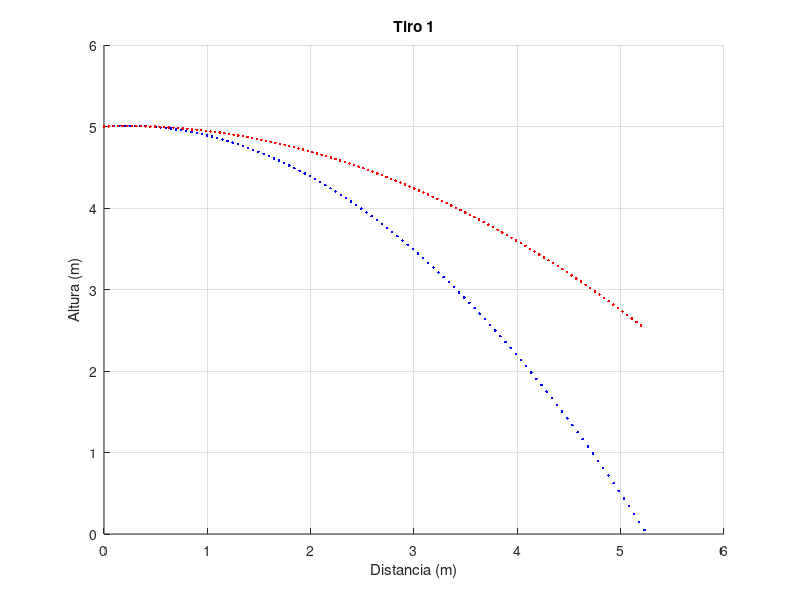
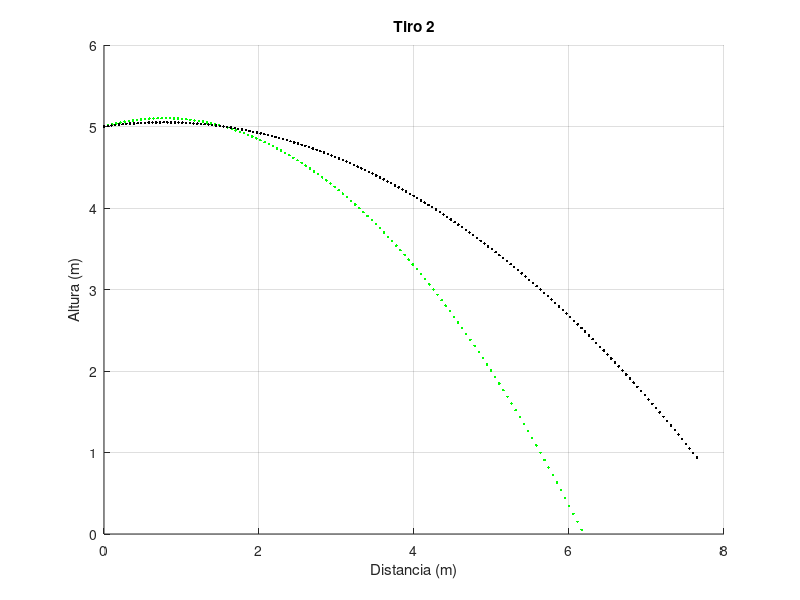
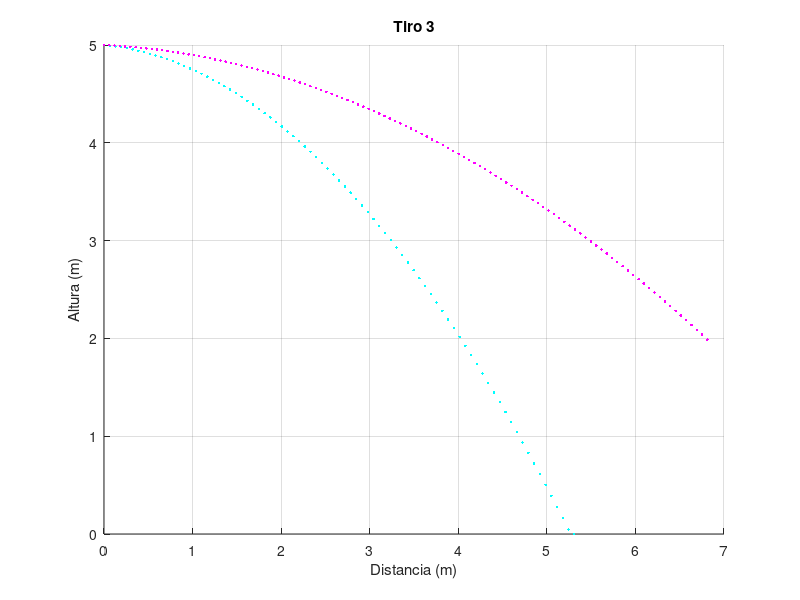

Write the MATLAB code that produced these figures, in order.
clc
clear
v0 = input("Velocidad inicial en m/s: ");  %Velocidad inicial tiro 1
theta = input("Ángulo de tiro en grados: "); %Ángulo tiro 1
theta = theta*3.1416/180; %conversión a radianes
g = 9.81; %Gravedad 
h = input("Altura del volcán en metros: ") %Altura inicial

n1theta= theta+0.1745 %Ángulo tiro 2
n2theta = theta - 0.1745 %Ángulo tiro 3

v1 = v0*1.1 %Velocidad inicial tiro 2
v2 = v0*1.3 %Velocidad inicial tiro 3

%Sin viento
t = ((v0*sin(theta))+((v0*sin(theta))^2+2*h*g)^0.5)/g; %Tiempo tiro 1
tn1 = ((v1*sin(n1theta))+((v1*sin(n1theta))^2+2*h*g)^0.5)/g; %Tiempo tiro 2
tn2 = ((v2*sin(n2theta))+((v2*sin(n2theta))^2+2*h*g)^0.5)/g %Tiempo tiro 3

t1 = 0:0.01:t; %Tiempo tiro 1
t11 = 0:0.01:tn1; %Tiempo tiro 2
t12 = 0:0.01:tn2; %Tiempo tiro 3

x = v0*cos(theta).*t1; %Trayectoria en x tiro 1
y = h + (tan(theta).*x)-(0.5*g/(v0*cos(theta)).^2).*(x.^2); %Trayectoria en y tiro 1

x1 = v1*cos(n1theta).*t11; %Trayectoria en x tiro 2
y1 = h + (tan(n1theta).*x1)-(0.5*g/(v1*cos(n1theta)).^2).*(x1.^2); %Trayectoria en y tiro 2

x2 = v2*cos(n2theta).*t12 %Trayectoria en x tiro 3
y2 = h + (tan(n2theta).*x2)-(0.5*g/(v1*cos(n2theta)).^2).*(x2.^2); %Trayectoria en y tiro 3
y2 = max(0,y2);

%Con viento

T = (2 * v0 * sin(theta) / g) + (2 * v0 / g) * ((v0 * sin(theta) / g) + sqrt((v0 * sin(theta) / g)^2 + 2 * h / g)); %Tiempo tiro 1
Tn1 = (2 * v1 * sin(n1theta) / g) + (2 * v1 / g) * ((v1 * sin(n1theta) / g) + sqrt((v1 * sin(n1theta) / g)^2 + 2 * h / g)); %Tiempo tiro 2
Tn2 = (2 * v2 * sin(n2theta) / g) + (2 * v2 / g) * ((v2 * sin(n2theta) / g) + sqrt((v2 * sin(n2theta) / g)^2 + 2 * h / g)); %Tiempo tiro 3

t2 = 0:0.01:T; %Tiempo tiro 1
t21 = 0:0.01:Tn1; %Tiempo tiro 2
t22 = 0:0.01:Tn2; %Tiempo tiro 3


viento = 0.5 %indice de fricción

x_v = ((v0*cos(theta))-viento).*t2; %Trayectoria en x con viento tiro 1
y_v = -(-viento.*((tan(theta).*x_v)-(0.5*g/(v0*cos(theta)).^2).*(x_v.^2))) + h; %Trayectoria en y con viento tiro 1
y_v = max(0,y_v);

x_v1 = ((v1*cos(n1theta))-viento).*t21; %Trayectoria en x con viento tiro 2
y_v1 = -(-viento.*((tan(n1theta).*x_v1)-(0.5*g/(v1*cos(n1theta)).^2).*(x_v1.^2))) + h; %Trayectoria en y con viento tiro 2
y_v1 = max(0,y_v1);

x_v2 = ((v2*cos(n2theta))-viento).*t22; %Trayectoria en x con viento tiro 3
y_v2 = -(-viento.*((tan(n2theta).*x_v2)-(0.5*g/(v2*cos(n2theta)).^2).*(x_v2.^2))) + h; %Trayectoria en y con viento tiro 3
y_v2 = max(0,y_v2);

%Animación

figure; 
hold on

%Tiro 1 sin viento
for i = 1:numel(y)
    if y(i) <= 0
            plot(x(i),y(i),'.','color','b') 
        drawnow
        break
    else
        plot(x(i),y(i),'.','color','b')
        drawnow
        pause(0.01);
    end
end

%Tiro 1 con viento
for j = 1:numel(y_v)
    if y_v(j) <= 0
        plot(x_v(1:j), y_v(1:j), '.', 'color', 'r'); 
        drawnow
        break
    else
        plot(x_v(j), y_v(j), '.', 'color', 'r');
        drawnow
        pause(0.01);
    end
end

xlabel('Distancia (m)');
ylabel('Altura (m)');
title('Tiro 1');
grid on;

figure;
hold on
%Tiro 2 sin viento
for i = 1:numel(y1)
    if y1(i) <= 0
        plot(x1(i),y1(i),'.','color','g')
        drawnow
        break
    else
        plot(x1(i),y1(i),'.','color','g')
        drawnow
        pause(0.01);
    end
end

%Tiro 2 con viento
for j = 1:numel(y_v1)
    if y_v1(j) <= 0
        plot(x_v1(j), y_v(j), '.', 'color', 'k');
        drawnow
        break
    else
        plot(x_v1(j), y_v1(j), '.', 'color', 'k');
        drawnow
        pause(0.01);
    end
end

xlabel('Distancia (m)');
ylabel('Altura (m)');
title('Tiro 2');
grid on;

figure;
hold on
%Tiro 3 sin viento
for i = 1:numel(y2)
    if y2(i) <= 0
        plot(x2(i),y2(i),'.','color','c')
        drawnow
        break
    else
        plot(x2(i),y2(i),'.','color','c')
        drawnow
        pause(0.01);
    end
end

%Tiro 3 con viento
for j = 1:numel(y_v2)
    if y_v2(j) <= 0
        plot(x_v2(1:j), y_v2(1:j), '.', 'color', 'm');
        drawnow
        break
    else
        plot(x_v2(j), y_v2(j), '.', 'color', 'm');
        drawnow
        pause(0.01);
    end
end


%Etiquetas de la gráfica
xlabel('Distancia (m)');
ylabel('Altura (m)');
title('Tiro 3');
grid on;